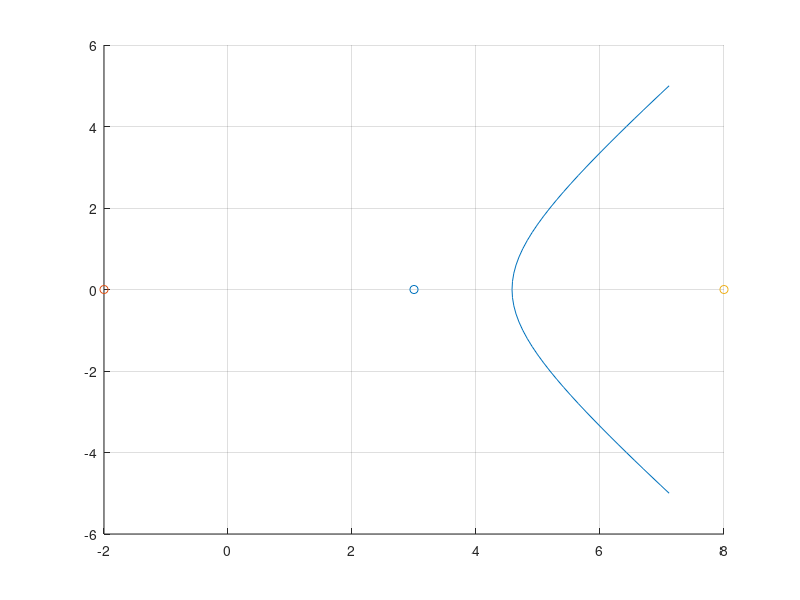

This chart was generated by the following MATLAB code:
clear all
close all

c=5;
F2x=8;
F2y=0;
F1x=-2;
F1y=0;
x0=(F1x+F2x)/2;
y0=(F1y+F2y)/2;
k=5;
a=k/2;
b=sqrt((c^2)-(a^2));


y=-5:0.2:5;
% x=sqrt((a+(a*((y-y0).^2))/b));
xminusx0to2=(a+(a*(y.^2))/b);
x=sqrt(xminusx0to2)+x0;

scatter(x0,y0)
hold on
scatter(F1x,F1y)
hold on
scatter(F2x,F2y)
hold on
plot(x,y)
grid on